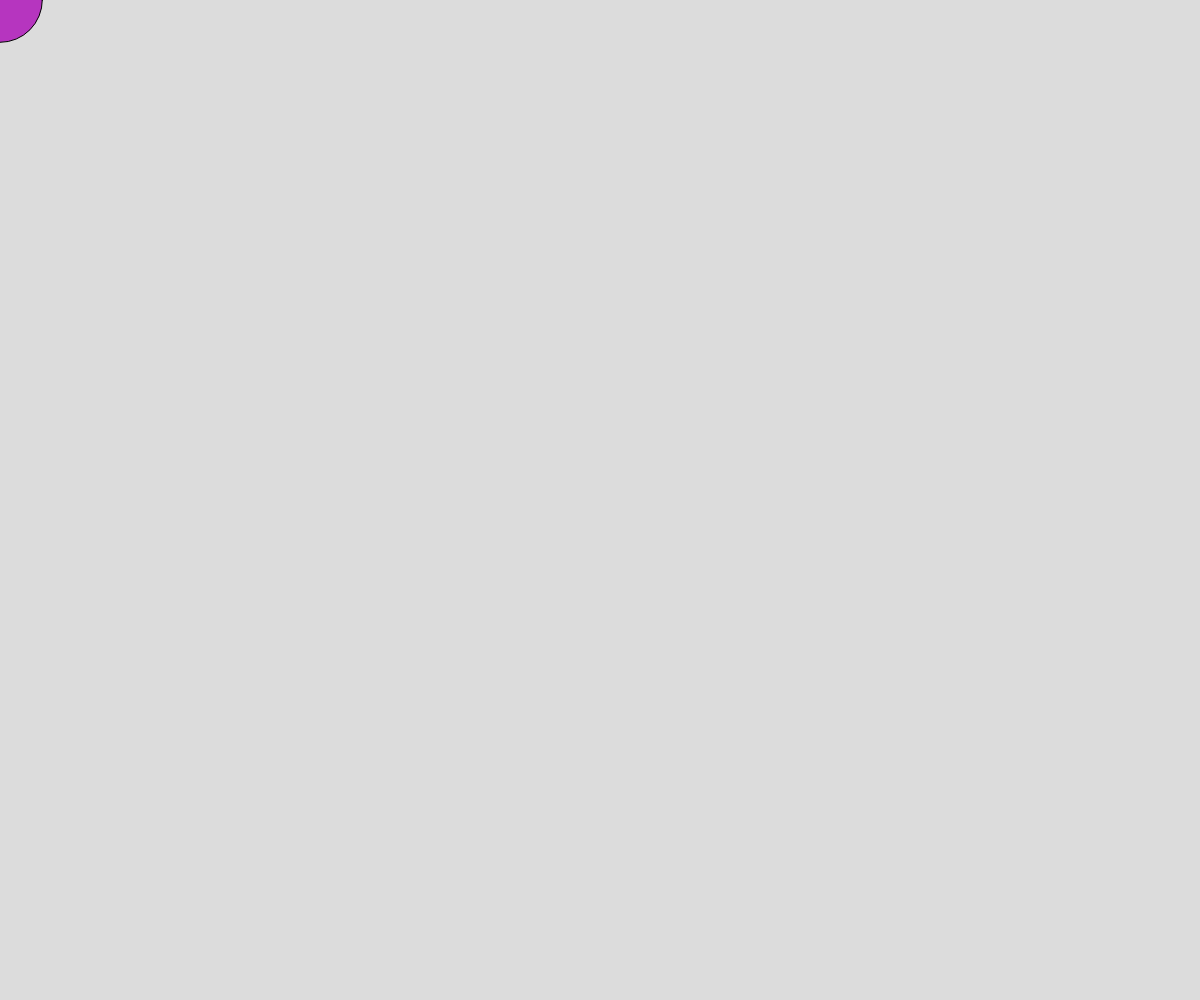
Frame 1 (no input)
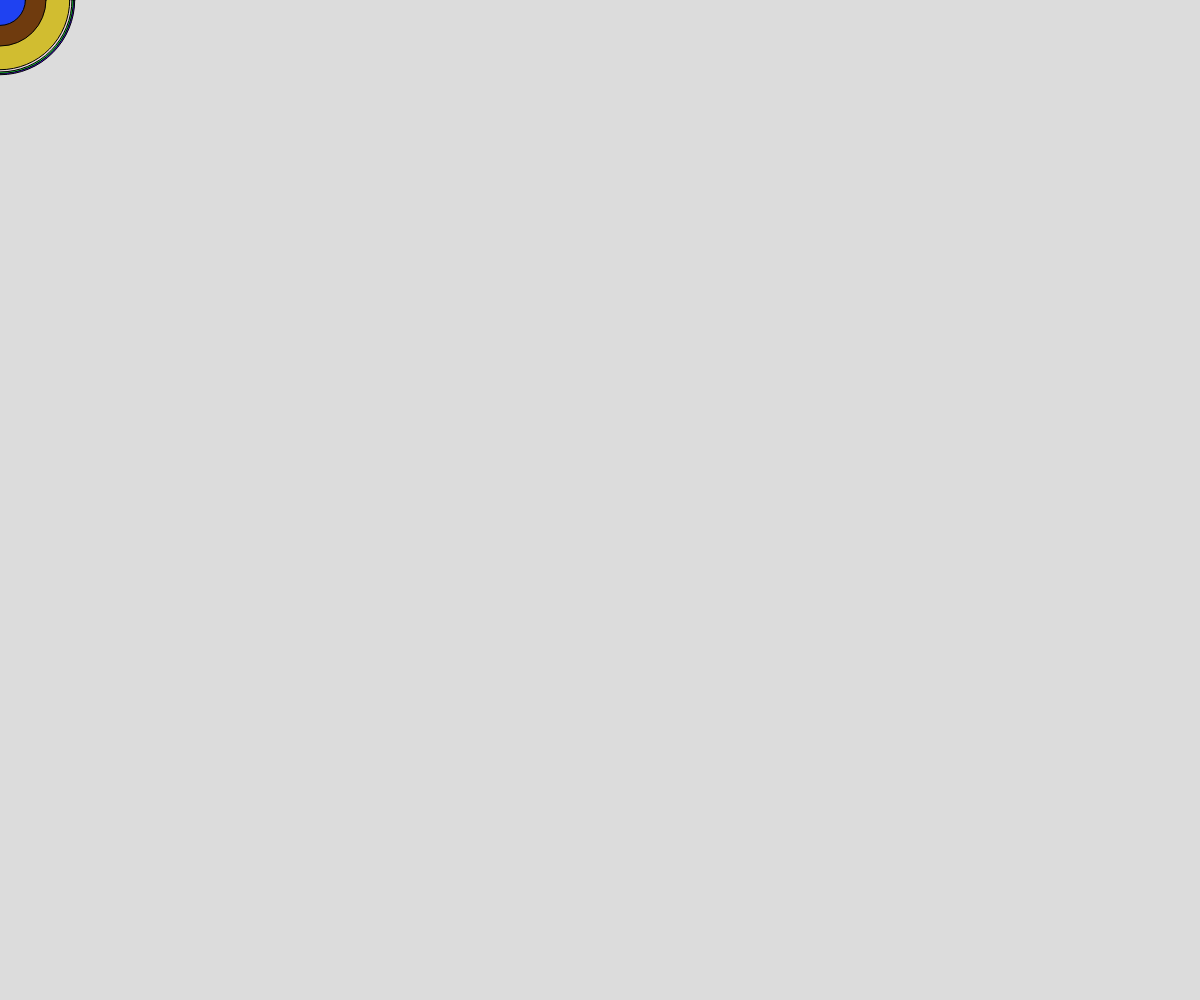
Frame 60 (no input)
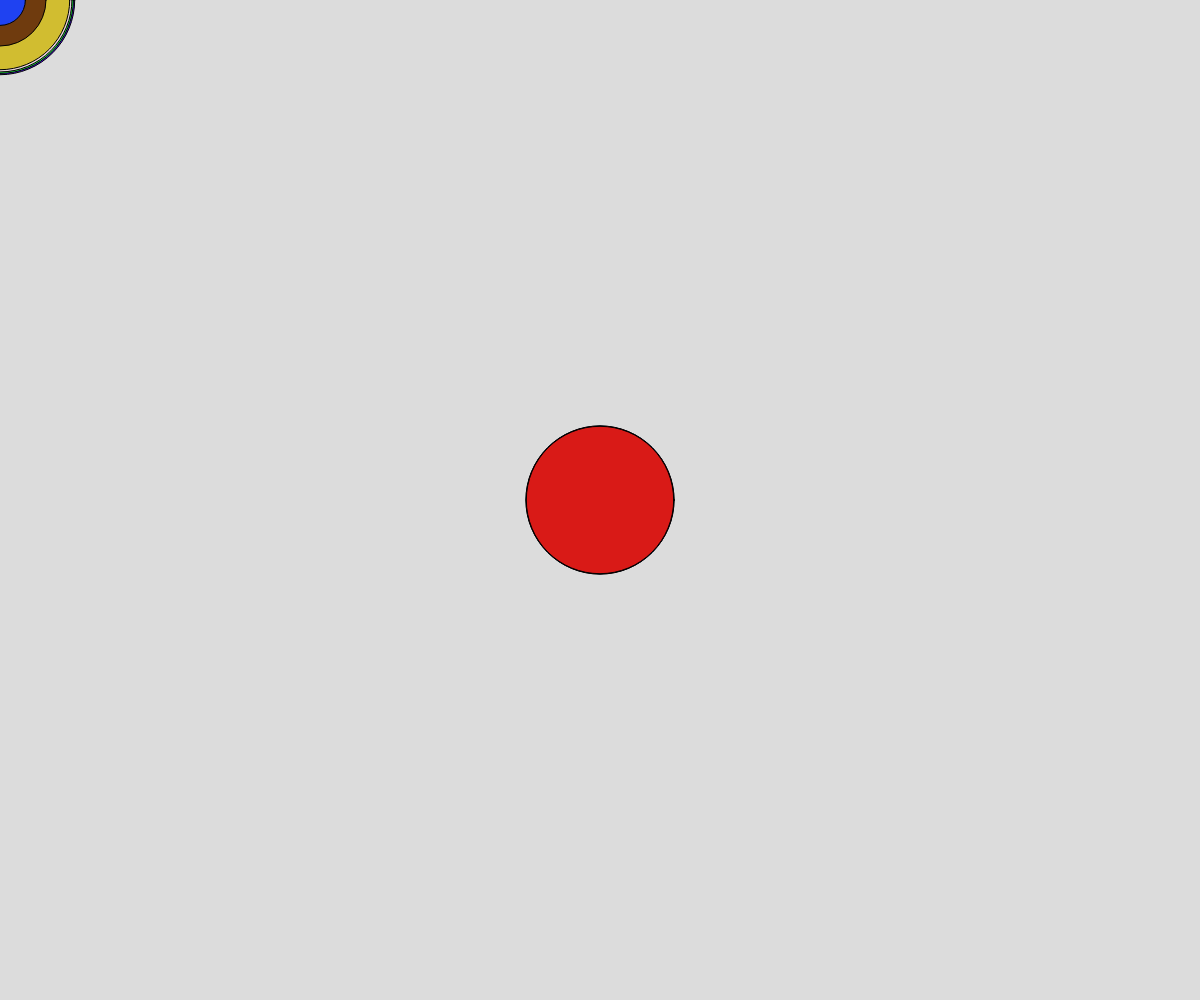
Frame 120 (the mouse pressed at the canvas centre since frame 60)

The p5.js sketch that drew these frames (run headless with seeded random() and noise() and a simulated clock; from frame 60 on, the mouse is pressed at the canvas centre):

// p5.js sketch
// ── sketch.js
function setup() {
  createCanvas(windowWidth, windowHeight);
  background(220);
}

function draw() {
  r=random(255);
  g=random(255);
  b=random(255);
  fill(r,g,b);
  s=random(100)+50;
  circle(mouseX,mouseY,s);
}
